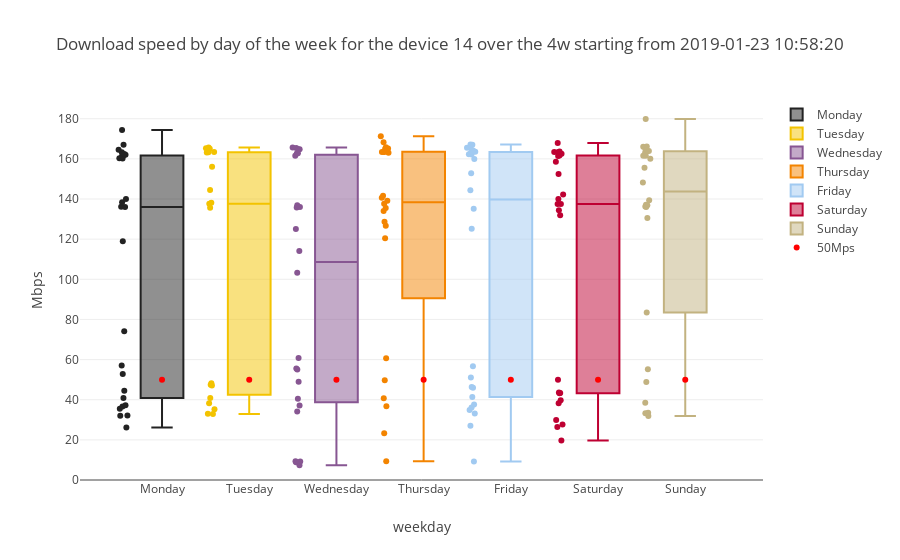

Notebook cell for this chart:
### Code cell
subset=download_df[download_df["SK_PI"]==device_number]
simple_boxplot(dataframe=subset,plot_value='DOWNLOAD',sort_value='weekday',
               title="Download speed by day of the week for the device "+str(device_number)+" over the "+time_interval+" starting from "+starting_point,
               ytitle="Mbps",downloadline=True, weekdays=True, jitter=True)

### Figure 1 — Plotly figure (JSON) as saved in the notebook; plotly's stock layout.template omitted (floating-point values rounded to 4 significant figures)
{"data": [{"boxpoints": "all", "jitter": 0.3, "marker": {"color": "222222"}, "name": "Monday", "pointpos": -1.8, "type": "box", "y": [167.0, 136.1, 160.3, 74.17, 161.7, 138.3, 160.1, 140.0, 162, 118.9, 161.4, 136, 32.13, 162.4, 163.3, 164.6, 52.8, 174.4, 37.29, 35.47, 26.2, 40.8, 57.01, 44.42, 36.59, 32.07]}, {"boxpoints": "all", "jitter": 0.3, "marker": {"color": "F3C300"}, "name": "Tuesday", "pointpos": -1.8, "type": "box", "y": [165.3, 156.1, 165, 165.7, 135.6, 138.1, 144.5, 137.6, 163.4, 163.5, 47.47, 163.2, 38.22, 32.95, 40.91, 48.16, 47.13, 35.27, 32.92]}, {"boxpoints": "all", "jitter": 0.3, "marker": {"color": "875692"}, "name": "Wednesday", "pointpos": -1.8, "type": "box", "y": [9.37, 9.21, 7.29, 8.8, 165.7, 161.5, 114.1, 164.8, 165.4, 103.2, 135.8, 37.13, 162.7, 55.08, 125, 136.9, 136.0, 34.07, 162.8, 55.51, 164.8, 48.98, 60.84, 40.46]}, {"boxpoints": "all", "jitter": 0.3, "marker": {"color": "F38400"}, "name": "Thursday", "pointpos": -1.8, "type": "box", "y": [165.1, 163.0, 120.5, 9.34, 128.7, 168.3, 163.5, 137.6, 134.1, 126.7, 141.6, 163.4, 140.7, 23.35, 165.8, 60.67, 135.5, 36.69, 164.9, 139.1, 40.7, 163.4, 49.68, 171.2]}, {"boxpoints": "all", "jitter": 0.3, "marker": {"color": "A1CAF1"}, "name": "Friday", "pointpos": -1.8, "type": "box", "y": [167.1, 165.5, 9.16, 163.5, 163.4, 167.2, 162.2, 152.9, 165.6, 135.2, 164.1, 125.2, 163.0, 37.61, 160.0, 56.69, 51.03, 45.92, 41.3, 34.89, 162.3, 46.28, 144.4, 36.09, 27.03, 33.15]}, {"boxpoints": "all", "jitter": 0.3, "marker": {"color": "BE0032"}, "name": "Saturday", "pointpos": -1.8, "type": "box", "y": [162.6, 162.6, 142.2, 163.5, 152.5, 167.8, 137.5, 43.41, 163.7, 137.5, 161.5, 158.6, 140.1, 27.6, 26.4, 43.57, 163.3, 43.19, 134.4, 38.26, 19.74, 39.76, 161.7, 49.97, 131.9, 29.91]}, {"boxpoints": "all", "jitter": 0.3, "marker": {"color": "C2B280"}, "name": "Sunday", "pointpos": -1.8, "type": "box", "y": [163.9, 160.0, 164.8, 136.3, 161.5, 136.9, 163.9, 83.48, 163.8, 161.6, 148.2, 166.1, 136.0, 130.6, 38.53, 163.1, 48.8, 155.6, 33.5, 137.2, 33.28, 139.4, 55.18, 166.2, 31.85, 179.9]}, {"marker": {"color": "red"}, "mode": "markers", "name": "50Mps", "type": "scatter", "x": ["Monday", "Tuesday", "Wednesday", "Thursday", "Friday", "Saturday", "Sunday"], "y": [50, 50, 50, 50, 50, 50, 50]}], "layout": {"title": "Download speed by day of the week for the device 14 over the 4w starting from 2019-01-23 10:58:20", "xaxis": {"title": "weekday"}, "yaxis": {"rangemode": "tozero", "title": "Mbps"}}}
